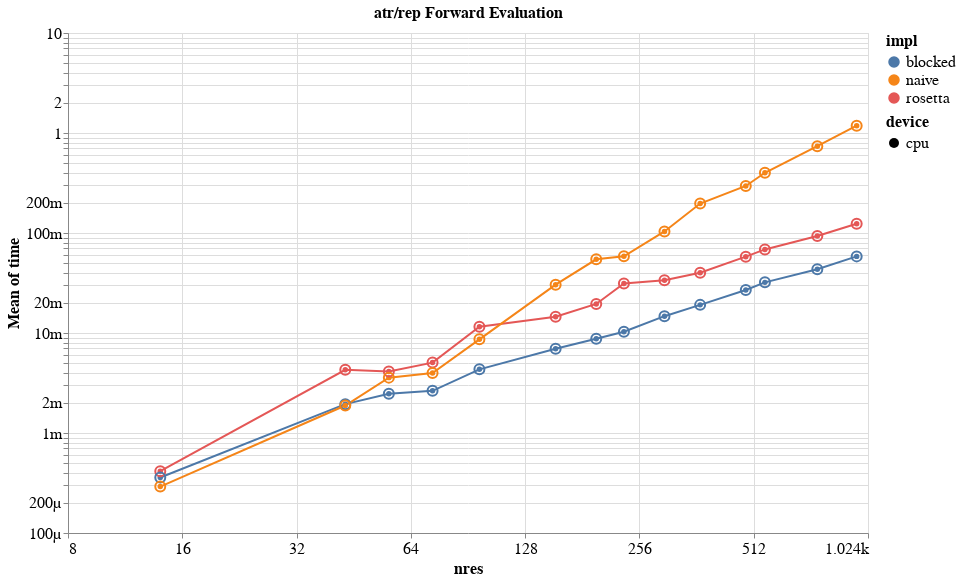

Write notebook code for a chart like this one.
### Code cell
dat = stat_frame(rosetta_score_results)
dat = pandas.concat(
    (
        dat,
        pandas.merge(
            dat,
            dat.query("name == 'score.rosetta_atr_rep'")
            .groupby("model")
            .time.mean()
            .rename("rosetta_mean")
            .to_frame(),
            left_on="model",
            right_index=True,
        )
        .eval("time / rosetta_mean")
        .rename("rosetta_relative"),
    ),
    axis=1,
)

encoding = dict(
    x=altair.X(
        "nres", axis=altair.Axis(format="s"), scale=altair.Scale(type="log", base=2)
    ),
    y=altair.Y(
        "mean(time)",
        scale=altair.Scale(type="log", base=10),
        axis=altair.Axis(format="s"),
    ),
    color="impl",
    shape="device",
)

sum(
    (
        altair.Chart(dat, title="atr/rep Forward Evaluation")
        .mark_line()
        .encode(**encoding),
        altair.Chart(dat).mark_point(size=100).encode(**encoding)
    )
)

### Figure 1 — Vega-Lite specification as saved in the notebook (floating-point values rounded to 4 significant figures; data arrays with more than 128 entries replaced by an {"elided": "..."} marker saying what was removed)
{"$schema": "https://vega.github.io/schema/vega-lite/v2.6.0.json", "config": {"axis": {"labelFontSize": 16, "titleFontSize": 16}, "header": {"labelFontSize": 16, "titleFontSize": 16}, "legend": {"labelFontSize": 16, "titleFontSize": 16}, "title": {"fontSize": 16}, "view": {"height": 500, "width": 800}}, "datasets": {"data-3cd728a985d592e13518c45ffb43b71f": {"elided": "2369 records"}}, "layer": [{"data": {"name": "data-3cd728a985d592e13518c45ffb43b71f"}, "encoding": {"color": {"field": "impl", "type": "nominal"}, "shape": {"field": "device", "type": "nominal"}, "x": {"axis": {"format": "s"}, "field": "nres", "scale": {"base": 2, "type": "log"}, "type": "quantitative"}, "y": {"aggregate": "mean", "axis": {"format": "s"}, "field": "time", "scale": {"base": 10, "type": "log"}, "type": "quantitative"}}, "mark": "line", "title": "atr/rep Forward Evaluation"}, {"data": {"name": "data-3cd728a985d592e13518c45ffb43b71f"}, "encoding": {"color": {"field": "impl", "type": "nominal"}, "shape": {"field": "device", "type": "nominal"}, "x": {"axis": {"format": "s"}, "field": "nres", "scale": {"base": 2, "type": "log"}, "type": "quantitative"}, "y": {"aggregate": "mean", "axis": {"format": "s"}, "field": "time", "scale": {"base": 10, "type": "log"}, "type": "quantitative"}}, "mark": {"size": 100, "type": "point"}}]}
